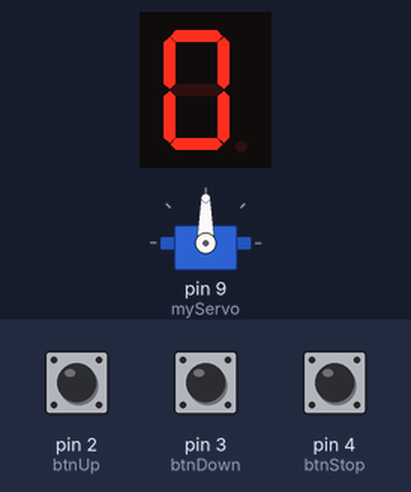
This sketch was run on a simulated Arduino Uno, built with avr-gcc and run on an emulated ATmega328P. Shown: 1-digit seven-segment display, servo. Wiring (inferred from the names in the program): 1-digit 7-segment display, segments lit when HIGH: segments pin 5, pin 6, pin 7, pin 12, pin 13, A0, A1. Inputs (shaded band) come from the test bench; at power-on: pin 2 (btnUp) HIGH, pin 3 (btnDown) HIGH, pin 4 (btnStop) HIGH. The segment pins are drawn as the display they are named for.

Above: at 1.2 s.
1.3 s: pin 2 (btnUp) pulled LOW for 0.15 s
At 1.77 s:
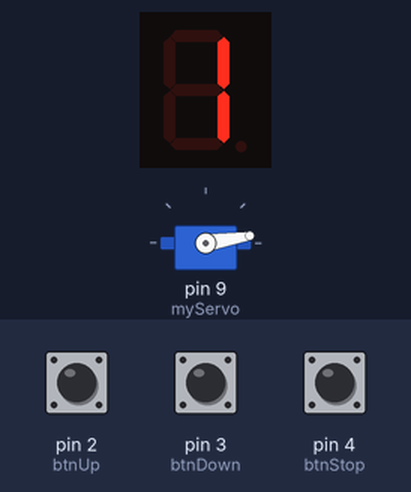
2.0 s: pin 3 (btnDown) pulled LOW for 0.15 s
At 3.2 s:
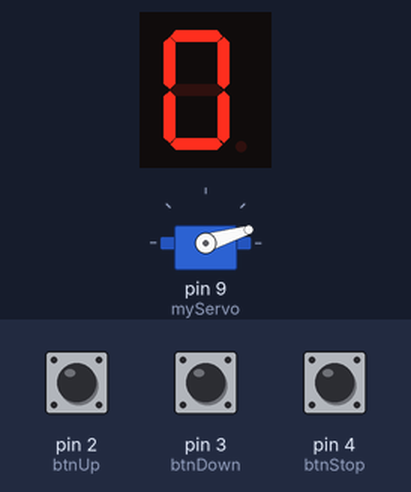
3.6 s: pin 2 (btnUp) pulled LOW for 1 s
At 4.65 s:
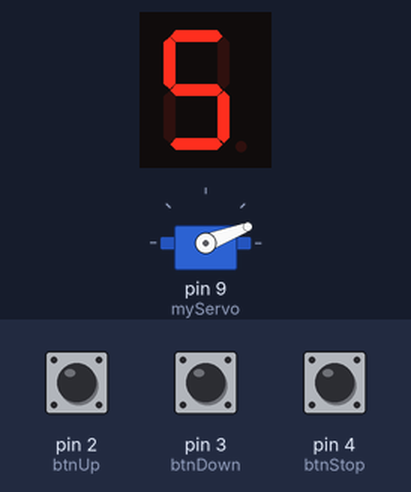
5.2 s: pin 4 (btnStop) pulled LOW for 0.15 s
At 5.9 s:
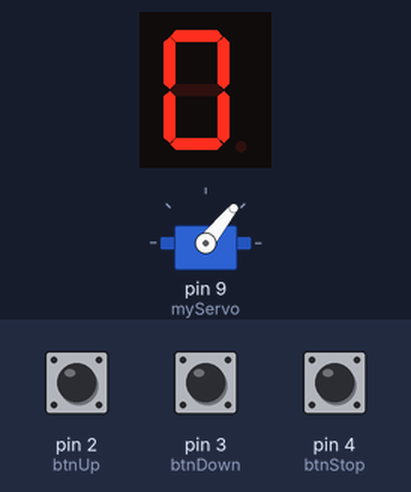
6.8 s: pin 2 (btnUp) pulled LOW for 3.2 s
At 9.3 s:
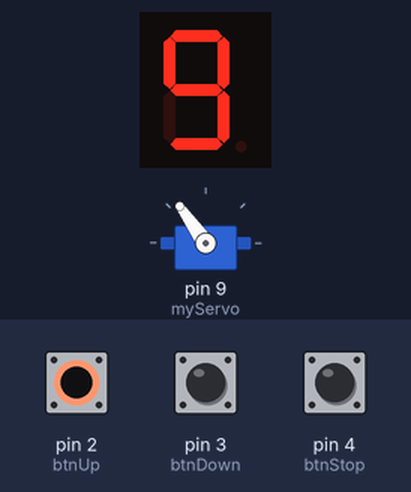
10.6 s: pin 3 (btnDown) pulled LOW for 1 s
At 11.6 s:
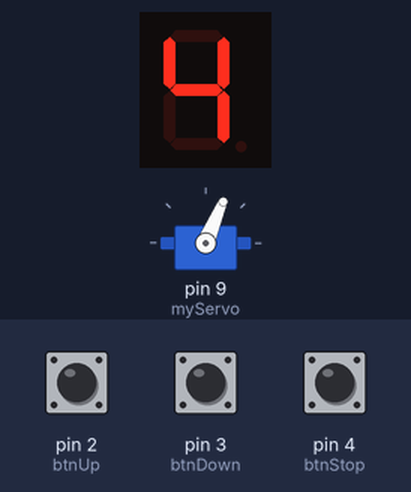
Timing chart, 0 to 18.9 s (numbered marks = the images above; inputs shaded):
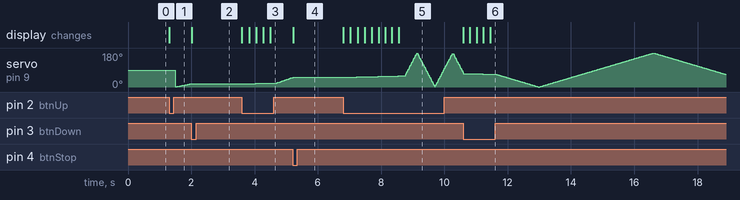

Measured:
- after the input at 1.3 s, the display: changes at once (image 1)
- after the input at 2.0 s, servo on pin 9 (myServo): stays 17° (without the input it goes to 18° after 0.01 s); the display: changes at once (image 2)
- after the input at 3.6 s, servo on pin 9 (myServo): moves from 17° to 50° over 1.4 s, starting after 0.20 s; the display: first changes at once (image 3 shows a later state)
- after the input at 5.2 s, servo on pin 9 (myServo): goes on until 5.2 s, then stays 51°; the display: changes at once (image 4)
- after the input at 10.6 s, the display: first changes at once (image 6 shows a later state)

The sketch:

rotate_0_9_v1.ino
```cpp
#include <Servo.h>

Servo myServo;

// --- STATE VARIABLES ---
int currentLevel = 0;   // 0-9 on display
int currentAngle = 0;   // Current position of the arm
bool movingUp = true;   // Direction of the sweep

// --- PIN DEFINITIONS ---
const int btnUp   = 2;
const int btnDown = 3;
const int btnStop = 4;
const int segPins[] = {5, 6, 7, 12, 13, A0, A1};

byte digits[10][7] = {
  {1,1,1,1,1,1,0}, {0,1,1,0,0,0,0}, {1,1,0,1,1,0,1}, {1,1,1,1,0,0,1},
  {0,1,1,0,0,1,1}, {1,0,1,1,0,1,1}, {1,0,1,1,1,1,1}, {1,1,1,0,0,0,0},
  {1,1,1,1,1,1,1}, {1,1,1,1,0,1,1}
};

void setup() {
  myServo.attach(9);
  pinMode(btnUp, INPUT_PULLUP);
  pinMode(btnDown, INPUT_PULLUP);
  pinMode(btnStop, INPUT_PULLUP);

  for (int i = 0; i < 7; i++) pinMode(segPins[i], OUTPUT);
  displayDigit(0);
}

void loop() {
  // 1. CHECK BUTTONS
  if (digitalRead(btnUp) == LOW && currentLevel < 9) {
    currentLevel++;
    displayDigit(currentLevel);
    delay(200);
  }
  if (digitalRead(btnDown) == LOW && currentLevel > 0) {
    currentLevel--;
    displayDigit(currentLevel);
    delay(200);
  }
  if (digitalRead(btnStop) == LOW) {
    currentLevel = 0;
    displayDigit(0);
    delay(200);
  }

  // 2. AUTO-SWEEP LOGIC
  if (currentLevel > 0) {
    // Map Level 1-9 to a delay (30ms for slow, 3ms for fast)
    int stepDelay = map(currentLevel, 1, 9, 30, 3);

    if (movingUp) {
      currentAngle++;
      if (currentAngle >= 180) movingUp = false; // Switch direction
    } else {
      currentAngle--;
      if (currentAngle <= 0) movingUp = true;    // Switch direction
    }

    myServo.write(currentAngle);
    delay(stepDelay);
  }
}

void displayDigit(int num) {
  for (int i = 0; i < 7; i++) digitalWrite(segPins[i], digits[num][i]);
}
```
